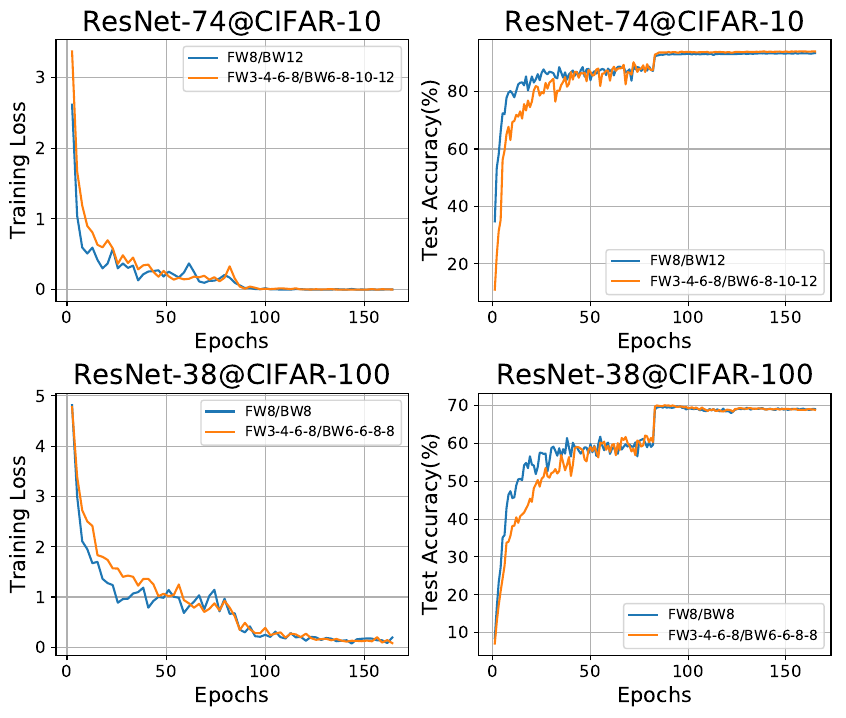

Write the Python code that produced this figure.
import numpy as np 
import matplotlib.pyplot as plt 
import re

def extract_loss(exp):
	step = 100
	loss_list_static = []
	with open(exp[0], 'r') as f:
		for line in f.readlines():
			line = line.strip()
			if 'Iter' in line and 'Loss' in line:
				loss = re.findall('\d+\.\d+', line)[4]
				loss_list_static.append(float(loss))

	loss_list_static = np.array(loss_list_static)[::step]

	loss_list_prog = []
	with open(exp[1], 'r') as f:
		for line in f.readlines():
			line = line.strip()
			if 'Iter' in line and 'Loss' in line:
				loss = re.findall('\d+\.\d+', line)[4]
				loss_list_prog.append(float(loss))

	loss_list_prog = np.array(loss_list_prog)[::step]

	epoch_list = np.arange(1,min(len(loss_list_static)+1,len(loss_list_prog)+1)) * step * 10 / 390

	return epoch_list, loss_list_static, loss_list_prog


def extract_acc(exp):
	acc_list_static = []
	with open(exp[0], 'r') as f:
		for line in f.readlines():
			line = line.strip()
			if '*' in line and 'Full' not in line:
				acc = re.findall('\d+\.\d+', line)
				acc_list_static.append(float(acc[0]))

	acc_list_prog = []
	with open(exp[1], 'r') as f:
		for line in f.readlines():
			line = line.strip()
			if '*' in line and 'Full' not in line:
				acc = re.findall('\d+\.\d+', line)
				acc_list_prog.append(float(acc[0]))

	epoch_list = np.arange(1,min(len(acc_list_static)+1,len(acc_list_prog)+1))

	return epoch_list, acc_list_static, acc_list_prog 


exp1 = ["train_logs_resnet74_cifar10_8_12.txt", "train_logs_resnet74_cifar10_3468_681012.txt"]
exp2 = ["train_logs_resnet38_cifar100_8_8.txt", "train_logs_resnet38_cifar100_3468_6688.txt"]

font_big = 20
font_mid = 15
font_small = 12

#fig, ax = plt.subplots(3, 2, figsize=(10,15))
fig, ax = plt.subplots(2, 2, figsize=(10,8))
plt.subplots_adjust(wspace=0.2, hspace=0.35)

epoch_list, loss_list_static, loss_list_prog = extract_loss(exp1)

ax[0,0].plot(epoch_list, loss_list_static)
ax[0,0].plot(epoch_list, loss_list_prog)
ax[0,0].grid()
ax[0,0].set_title('ResNet-74@CIFAR-10', fontsize=font_big)
ax[0,0].set_ylabel('Training Loss', fontsize=font_mid)
ax[0,0].set_xlabel('Epochs', fontsize=font_mid)
ax[0,0].legend(['FW8/BW12', 'FW3-4-6-8/BW6-8-10-12'])
ax[0,0].xaxis.set_tick_params(labelsize=font_small)
ax[0,0].yaxis.set_tick_params(labelsize=font_small)

epoch_list, acc_list_static, acc_list_prog = extract_acc(exp1)

ax[0,1].plot(epoch_list, acc_list_static)
ax[0,1].plot(epoch_list, acc_list_prog)
ax[0,1].grid()
ax[0,1].set_title('ResNet-74@CIFAR-10', fontsize=font_big)
ax[0,1].set_ylabel('Test Accuracy(%)', fontsize=font_mid)
ax[0,1].set_xlabel('Epochs', fontsize=font_mid)
ax[0,1].legend(['FW8/BW12', 'FW3-4-6-8/BW6-8-10-12'])
ax[0,1].xaxis.set_tick_params(labelsize=font_small)
ax[0,1].yaxis.set_tick_params(labelsize=font_small)

epoch_list, loss_list_static, loss_list_prog = extract_loss(exp2)

ax[1,0].plot(epoch_list, loss_list_static)
ax[1,0].plot(epoch_list, loss_list_prog)
ax[1,0].grid()
ax[1,0].set_title('ResNet-38@CIFAR-100', fontsize=font_big)
ax[1,0].set_ylabel('Training Loss', fontsize=font_mid)
ax[1,0].set_xlabel('Epochs', fontsize=font_mid)
ax[1,0].legend(['FW8/BW8', 'FW3-4-6-8/BW6-6-8-8'])
ax[1,0].xaxis.set_tick_params(labelsize=font_small)
ax[1,0].yaxis.set_tick_params(labelsize=font_small)

epoch_list, acc_list_static, acc_list_prog = extract_acc(exp2)

ax[1,1].plot(epoch_list, acc_list_static)
ax[1,1].plot(epoch_list, acc_list_prog)
ax[1,1].grid()
ax[1,1].set_title('ResNet-38@CIFAR-100', fontsize=font_big)
ax[1,1].set_ylabel('Test Accuracy(%)', fontsize=font_mid)
ax[1,1].set_xlabel('Epochs', fontsize=font_mid)
ax[1,1].legend(['FW8/BW8', 'FW3-4-6-8/BW6-6-8-8'])
ax[1,1].xaxis.set_tick_params(labelsize=font_small)
ax[1,1].yaxis.set_tick_params(labelsize=font_small)

plt.savefig('pfq_learning_curve.pdf', bbox_inches='tight')


